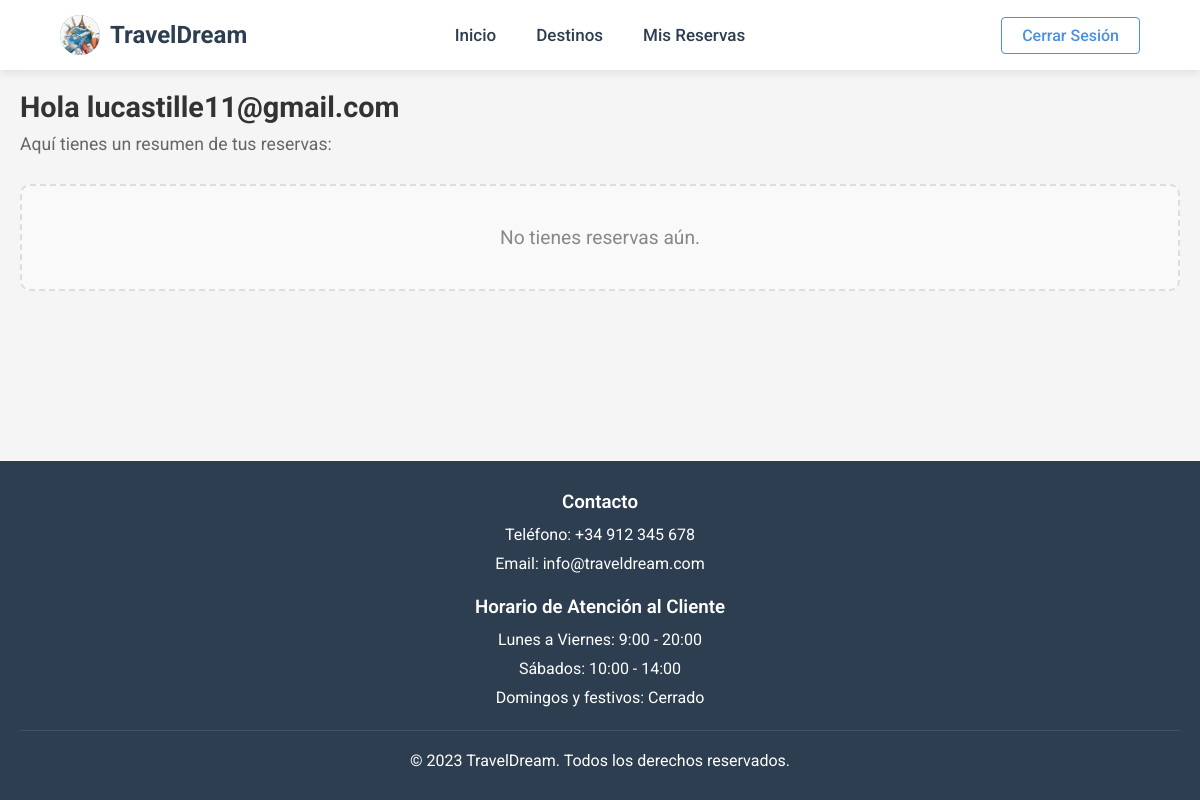
Before: /mis_reservas/ (signed in) with the older database file.
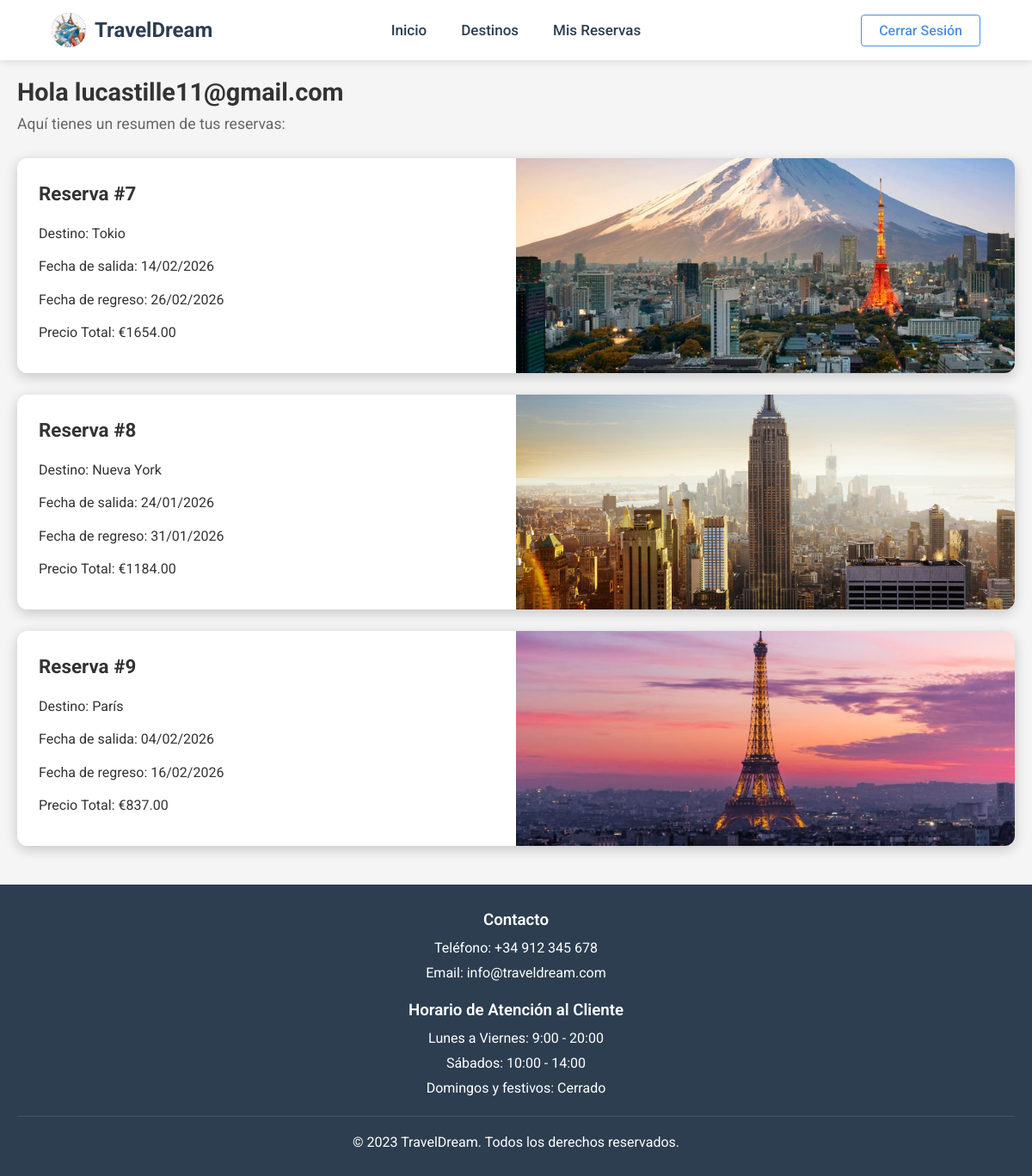
After: the same page with the newer database file.
### appAgenciaDjango/models.py (models this page shows, shortened)
class Cliente(AbstractUser):
    clienteID = models.AutoField(primary_key=True)
    nombre = models.CharField(max_length=100)
    apellido = models.CharField(max_length=100)
    telefono = models.CharField(max_length=15)
    email = models.EmailField(unique=True)
    USERNAME_FIELD = 'email'
    REQUIRED_FIELDS = ['nombre', 'apellido', 'username']

class Reserva(models.Model):
    clienteID = models.ForeignKey(Cliente, on_delete=models.CASCADE)
    viajeID = models.ForeignKey(Viaje, on_delete=models.CASCADE)
    fecha_reserva = models.DateField(auto_now_add=True)
    seguro_viaje = models.BooleanField(default=False)
    def __str__(self):
        return f"Reserva {self.viajeID} - {self.clienteID.nombre}"

class Viaje(models.Model):
    viajeID = models.AutoField(primary_key=True)
    destino = models.ForeignKey(Destino, on_delete=models.CASCADE)
    precio = models.DecimalField(max_digits=10, decimal_places=2)
    fecha_salida = models.DateField()
    fecha_regreso = models.DateField()
    plazas_totales = models.IntegerField()
    def __str__(self):
        return f"{self.viajeID} - {self.destino.nombre}"

class Destino(models.Model):
    destinoID = models.AutoField(primary_key=True)
    nombre = models.CharField(max_length=100)
    descripcion = models.TextField()
    pais = models.CharField(max_length=100)
    moneda = models.CharField(max_length=50)

### appAgenciaDjango/views.py (the view)
# urls.py: path('mis_reservas/', views.mis_reservas, name='mis_reservas'),
def mis_reservas(request):
    if not request.user.is_authenticated:
        return redirect('login')
    cliente = request.user
    cliente = Cliente.objects.get(email=cliente.email)
    reservas = Reserva.objects.filter(clienteID=cliente.clienteID)
    print(reservas)
    reservas_updated =[reserva for reserva in reservas if reserva.viajeID.fecha_regreso >=  datetime.date.today()]
    ids = [hash(reserva) for reserva in reservas]
    return render(request, 'mis_reservas.html', {'reservas': zip(reservas_updated, ids) })

### appAgenciaDjango/templates/mis_reservas.html (shortened to what this page needs)
{% extends 'base.html' %}
{% load static %}
{% block extra_css %}
<link rel="stylesheet" href="{% static 'css/mis_reservas.css' %}">
{% endblock %}
{% block contenido %}
<div class="reservas-container">
    <p class="user-greeting">Hola {{ user.username }}</p>
    <p class="user-info">Aquí tienes un resumen de tus reservas:</p>
<div class="reservas-grid">
    {% for reserva, id in reservas %}
    <div class="reserva-card">
        <div class="reserva-card-left">
            <h3 class="reserva-title">Reserva #{{ id }}</h3>
            <p>Destino: {{ reserva.viajeID.destino.nombre }}</p>
            <p>Fecha de salida: {{ reserva.viajeID.fecha_salida|date:"d/m/Y" }}</p>
            <p>Fecha de regreso: {{ reserva.viajeID.fecha_regreso|date:"d/m/Y" }}</p>
            <p>Precio Total: €{{ reserva.viajeID.precio }}</p>
        </div>
        <div class="reserva-image">
            <img src="{% static 'images/' %}{{ reserva.viajeID.destino.nombre }}.jpg?v=2" alt="{{reserva.viajeID.destino.nombre}}">
        </div>
    </div>
{% empty %}
    <p class="no-reservas">No tienes reservas aún.</p>
{% endfor %}
</div>
</div>
{% endblock %}

### appAgenciaDjango/templates/base.html (shortened to what this page needs)
<!DOCTYPE html>
{% load static %}
<html lang="es">
<head>
    <link rel="stylesheet" href="{% static 'css/base.css' %}?v=1.3">
    {% block extra_css %}{% endblock %}
</head>
<body>
    <header>
        <div class="menu-container">
            <div class="logo-section">
                <div class="logo">
                    <img src="{% static 'images/logo.png' %}" alt="TravelDream Logo" class="logo-image">
                </div>
                <div class="company-name">TravelDream</div>
            </div>
            <nav class="nav-menu">
                <a href="{% url 'index' %}">Inicio</a>
                <a href="{% url 'destinos' %}">Destinos</a>
                <a href="{% url 'mis_reservas' %}">Mis Reservas</a>
            </nav>
            {% if user.is_authenticated %}
                <div class="login-link">
                    <a href="{% url 'logout' %}">Cerrar Sesión</a>
                </div>
            {% else %}
                <div class="login-link">
                    <a href="{% url 'login' %}">Iniciar Sesión</a>
                </div>
            {% endif %}
        </div>
    </header>
    <main id="content">
        {% block contenido %}{% endblock %}
    </main>
    <footer>
        <div class="footer-content">
            <div class="footer-section">
                <h3>Contacto</h3>
                <p>Teléfono: +34 912 345 678</p>
                <p>Email: info@traveldream.com</p>
            </div>
            <div class="footer-section">
                <h3>Horario de Atención al Cliente</h3>
                <p>Lunes a Viernes: 9:00 - 20:00</p>
                <p>Sábados: 10:00 - 14:00</p>
                <p>Domingos y festivos: Cerrado</p>
            </div>
            <div class="footer-bottom">
                <p>&copy; 2023 TravelDream. Todos los derechos reservados.</p>
            </div>
        </div>
    </footer>
</body>
</html>

### appAgenciaDjango/static/css/base.css (style rules this page uses)
* { margin: 0; padding: 0; box-sizing: border-box; font-family: 'Roboto', 'Segoe UI', Tahoma, Geneva, Verdana, sans-serif; }
body { background-color: #f5f5f5; color: #333; display: flex; flex-direction: column; min-height: 100vh; }
header { background-color: #fff; box-shadow: 0 2px 10px rgba(0, 0, 0, 0.1); position: sticky; top: 0; z-index: 100; }
.menu-container { display: flex; justify-content: space-between; align-items: center; padding: 15px 5%; max-width: 1400px; margin: 0 auto; }
.logo-section { display: flex; align-items: center; gap: 10px; flex: 1; }
.logo { width: 40px; height: 40px; background-color: #4a90e2; border-radius: 50%; overflow: hidden; display: flex; align-items: center; justify-content: center; }
.logo-image { width: 100%; height: 100%; object-fit: cover; }
.company-name { font-size: 24px; font-weight: 700; color: #2c3e50; }
.nav-menu { display: flex; gap: 40px; flex: 1; justify-content: center; }
.nav-menu a { text-decoration: none; color: #2c3e50; font-weight: 500; transition: color 0.3s; font-size: 17px; }
.login-link { flex: 1; display: flex; justify-content: flex-end; }
.login-link a { text-decoration: none; color: #4a90e2; font-weight: 500; padding: 8px 20px; border: 1px solid #4a90e2; border-radius: 4px; transition: all 0.3s; }
footer { background-color: #2c3e50; color: white; padding: 30px 0; text-align: center; margin-top: auto; }
.footer-content { max-width: 1200px; margin: 0 auto; padding: 0 20px; }
.footer-section { margin-bottom: 20px; }
.footer-section h3 { margin-bottom: 10px; font-weight: 600; }
.footer-section p { margin-bottom: 5px; line-height: 1.5; }
.footer-bottom { margin-top: 20px; padding-top: 20px; border-top: 1px solid rgba(255, 255, 255, 0.1); }

### appAgenciaDjango/static/css/mis_reservas.css (style rules this page uses)
.reservas-container { max-width: 1200px; margin: 0 auto; padding: 20px; }
.reserva-card { display: grid; grid-template-columns: 1fr 1fr; border-radius: 12px; overflow: hidden; margin-bottom: 25px; box-shadow: 0 4px 15px rgba(0,0,0,0.2); transition: transform 0.3s ease, box-shadow 0.3s ease; min-height: 220px; }
.reserva-card-left { background-color: #fff; padding: 25px; display: flex; flex-direction: column; justify-content: center; color: #333; }
.reserva-title { margin-top: 0; margin-bottom: 15px; font-size: 1.4rem; }
.reserva-card-left p { margin: 8px 0; font-size: 1rem; line-height: 1.4; }
.reserva-image { width: 100%; height: 250px; overflow: hidden; display: block; position: relative; }
.reserva-image img { width: 100%; height: 100%; object-fit: cover; object-position: center; display: block; position: absolute; top: 0; left: 0; }
.user-greeting { font-size: 1.8rem; color: #333; margin-bottom: 10px; font-weight: bold; }
.user-info { font-size: 1.1rem; color: #666; margin-bottom: 30px; }

Changed rows visible on the page:
added Reserva: id "7", viajeID.destino.nombre "Tokio", viajeID.fecha_salida "14/02/2026", viajeID.fecha_regreso "26/02/2026", viajeID.precio "1654.00", viajeID.destino.nombre (picture)
added Reserva: id "8", viajeID.destino.nombre "Nueva York", viajeID.fecha_salida "24/01/2026", viajeID.fecha_regreso "31/01/2026", viajeID.precio "1184.00", viajeID.destino.nombre (picture)
added Reserva: id "9", viajeID.destino.nombre "París", viajeID.fecha_salida "04/02/2026", viajeID.fecha_regreso "16/02/2026", viajeID.precio "837.00", viajeID.destino.nombre (picture)
Other visible differences:
text no longer shown: "No tienes reservas aún."
